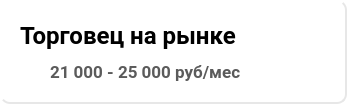
            <widget class="QFrame" name="miniCluster_10">
             <property name="minimumSize">
              <size>
               <width>347</width>
               <height>104</height>
              </size>
             </property>
             <property name="maximumSize">
              <size>
               <width>347</width>
               <height>104</height>
              </size>
             </property>
             <property name="styleSheet">
              <string notr="true">QFrame {
	border-right: 2px solid #E7E7E7;
	border-bottom: 2px solid #E7E7E7;
	border-radius: 10px;
	background-color: rgb(255, 255, 255);
}</string>
             </property>
             <layout class="QVBoxLayout" name="verticalLayout_11">
              <property name="spacing">
               <number>15</number>
              </property>
              <property name="leftMargin">
               <number>20</number>
              </property>
              <property name="topMargin">
               <number>20</number>
              </property>
              <property name="rightMargin">
               <number>20</number>
              </property>
              <property name="bottomMargin">
               <number>20</number>
              </property>
              <item alignment="Qt::AlignLeft">
               <widget class="QPushButton" name="nameButton_12">
                <property name="sizePolicy">
                 <sizepolicy hsizetype="Fixed" vsizetype="Fixed">
                  <horstretch>0</horstretch>
                  <verstretch>0</verstretch>
                 </sizepolicy>
                </property>
                <property name="minimumSize">
                 <size>
                  <width>0</width>
                  <height>30</height>
                 </size>
                </property>
                <property name="maximumSize">
                 <size>
                  <width>320</width>
                  <height>30</height>
                 </size>
                </property>
                <property name="palette">
                 <palette>
                  <active>
                   <colorrole role="Button">
                    <brush brushstyle="SolidPattern">
                     <color alpha="255">
                      <red>255</red>
                      <green>255</green>
                      <blue>255</blue>
                     </color>
                    </brush>
                   </colorrole>
                   <colorrole role="Base">
                    <brush brushstyle="SolidPattern">
                     <color alpha="255">
                      <red>255</red>
                      <green>255</green>
                      <blue>255</blue>
                     </color>
                    </brush>
                   </colorrole>
                   <colorrole role="Window">
                    <brush brushstyle="SolidPattern">
                     <color alpha="255">
                      <red>255</red>
                      <green>255</green>
                      <blue>255</blue>
                     </color>
                    </brush>
                   </colorrole>
                  </active>
                  <inactive>
                   <colorrole role="Button">
                    <brush brushstyle="SolidPattern">
                     <color alpha="255">
                      <red>255</red>
                      <green>255</green>
                      <blue>255</blue>
                     </color>
                    </brush>
                   </colorrole>
                   <colorrole role="Base">
                    <brush brushstyle="SolidPattern">
                     <color alpha="255">
                      <red>255</red>
                      <green>255</green>
                      <blue>255</blue>
                     </color>
                    </brush>
                   </colorrole>
                   <colorrole role="Window">
                    <brush brushstyle="SolidPattern">
                     <color alpha="255">
                      <red>255</red>
                      <green>255</green>
                      <blue>255</blue>
                     </color>
                    </brush>
                   </colorrole>
                  </inactive>
                  <disabled>
                   <colorrole role="Button">
                    <brush brushstyle="SolidPattern">
                     <color alpha="255">
                      <red>255</red>
                      <green>255</green>
                      <blue>255</blue>
                     </color>
                    </brush>
                   </colorrole>
                   <colorrole role="Base">
                    <brush brushstyle="SolidPattern">
                     <color alpha="255">
                      <red>255</red>
                      <green>255</green>
                      <blue>255</blue>
                     </color>
                    </brush>
                   </colorrole>
                   <colorrole role="Window">
                    <brush brushstyle="SolidPattern">
                     <color alpha="255">
                      <red>255</red>
                      <green>255</green>
                      <blue>255</blue>
                     </color>
                    </brush>
                   </colorrole>
                  </disabled>
                 </palette>
                </property>
                <property name="font">
                 <font>
                  <family>Roboto</family>
                  <pointsize>18</pointsize>
                  <weight>75</weight>
                  <bold>true</bold>
                 </font>
                </property>
                <property name="layoutDirection">
                 <enum>Qt::LeftToRight</enum>
                </property>
                <property name="styleSheet">
                 <string notr="true">QPushButton {
	border: none;
}

QPushButton:hover {
	border-bottom: 4px solid #501EBC;
	border-radius: 2px;
}</string>
                </property>
                <property name="text">
                 <string>Торговец на рынке</string>
                </property>
               </widget>
              </item>
              <item>
               <layout class="QHBoxLayout" name="money_11">
                <property name="spacing">
                 <number>10</number>
                </property>
                <item>
                 <widget class="QPushButton" name="iconMoney_11">
                  <property name="minimumSize">
                   <size>
                    <width>20</width>
                    <height>20</height>
                   </size>
                  </property>
                  <property name="maximumSize">
                   <size>
                    <width>20</width>
                    <height>20</height>
                   </size>
                  </property>
                  <property name="styleSheet">
                   <string notr="true">QAbstractButton {
	border: none;
	image: url(:/Icons/Icons And Logo/Wallet_grey.png);
}</string>
                  </property>
                  <property name="text">
                   <string/>
                  </property>
                  <property name="iconSize">
                   <size>
                    <width>24</width>
                    <height>24</height>
                   </size>
                  </property>
                  <property name="shortcut">
                   <string/>
                  </property>
                 </widget>
                </item>
                <item>
                 <widget class="QLabel" name="textMoney_11">
                  <property name="maximumSize">
                   <size>
                    <width>16777215</width>
                    <height>20</height>
                   </size>
                  </property>
                  <property name="palette">
                   <palette>
                    <active>
                     <colorrole role="WindowText">
                      <brush brushstyle="SolidPattern">
                       <color alpha="255">
                        <red>91</red>
                        <green>91</green>
                        <blue>91</blue>
                       </color>
                      </brush>
                     </colorrole>
                     <colorrole role="Button">
                      <brush brushstyle="SolidPattern">
                       <color alpha="255">
                        <red>255</red>
                        <green>255</green>
                        <blue>255</blue>
                       </color>
                      </brush>
                     </colorrole>
                     <colorrole role="Text">
                      <brush brushstyle="SolidPattern">
                       <color alpha="255">
                        <red>91</red>
                        <green>91</green>
                        <blue>91</blue>
                       </color>
                      </brush>
                     </colorrole>
                     <colorrole role="ButtonText">
                      <brush brushstyle="SolidPattern">
                       <color alpha="255">
                        <red>91</red>
                        <green>91</green>
                        <blue>91</blue>
                       </color>
                      </brush>
                     </colorrole>
                     <colorrole role="Base">
                      <brush brushstyle="SolidPattern">
                       <color alpha="255">
                        <red>255</red>
                        <green>255</green>
                        <blue>255</blue>
                       </color>
                      </brush>
                     </colorrole>
                     <colorrole role="Window">
                      <brush brushstyle="SolidPattern">
                       <color alpha="255">
                        <red>255</red>
                        <green>255</green>
                        <blue>255</blue>
                       </color>
                      </brush>
                     </colorrole>
                    </active>
                    <inactive>
                     <colorrole role="WindowText">
                      <brush brushstyle="SolidPattern">
                       <color alpha="255">
                        <red>91</red>
                        <green>91</green>
                        <blue>91</blue>
                       </color>
                      </brush>
                     </colorrole>
                     <colorrole role="Button">
                      <brush brushstyle="SolidPattern">
                       <color alpha="255">
                        <red>255</red>
                        <green>255</green>
                        <blue>255</blue>
                       </color>
                      </brush>
                     </colorrole>
                     <colorrole role="Text">
                      <brush brushstyle="SolidPattern">
                       <color alpha="255">
                        <red>91</red>
                        <green>91</green>
                        <blue>91</blue>
                       </color>
                      </brush>
                     </colorrole>
                     <colorrole role="ButtonText">
                      <brush brushstyle="SolidPattern">
                       <color alpha="255">
                        <red>91</red>
                        <green>91</green>
                        <blue>91</blue>
                       </color>
                      </brush>
                     </colorrole>
                     <colorrole role="Base">
                      <brush brushstyle="SolidPattern">
                       <color alpha="255">
                        <red>255</red>
                        <green>255</green>
                        <blue>255</blue>
                       </color>
                      </brush>
                     </colorrole>
                     <colorrole role="Window">
                      <brush brushstyle="SolidPattern">
                       <color alpha="255">
                        <red>255</red>
                        <green>255</green>
                        <blue>255</blue>
                       </color>
                      </brush>
                     </colorrole>
                    </inactive>
                    <disabled>
                     <colorrole role="WindowText">
                      <brush brushstyle="SolidPattern">
                       <color alpha="255">
                        <red>91</red>
                        <green>91</green>
                        <blue>91</blue>
                       </color>
                      </brush>
                     </colorrole>
                     <colorrole role="Button">
                      <brush brushstyle="SolidPattern">
                       <color alpha="255">
                        <red>255</red>
                        <green>255</green>
                        <blue>255</blue>
                       </color>
                      </brush>
                     </colorrole>
                     <colorrole role="Text">
                      <brush brushstyle="SolidPattern">
                       <color alpha="255">
                        <red>91</red>
                        <green>91</green>
                        <blue>91</blue>
                       </color>
                      </brush>
                     </colorrole>
                     <colorrole role="ButtonText">
                      <brush brushstyle="SolidPattern">
                       <color alpha="255">
                        <red>91</red>
                        <green>91</green>
                        <blue>91</blue>
                       </color>
                      </brush>
                     </colorrole>
                     <colorrole role="Base">
                      <brush brushstyle="SolidPattern">
                       <color alpha="255">
                        <red>255</red>
                        <green>255</green>
                        <blue>255</blue>
                       </color>
                      </brush>
                     </colorrole>
                     <colorrole role="Window">
                      <brush brushstyle="SolidPattern">
                       <color alpha="255">
                        <red>255</red>
                        <green>255</green>
                        <blue>255</blue>
                       </color>
                      </brush>
                     </colorrole>
                    </disabled>
                   </palette>
                  </property>
                  <property name="font">
                   <font>
                    <family>Roboto</family>
                    <pointsize>13</pointsize>
                    <weight>75</weight>
                    <bold>true</bold>
                   </font>
                  </property>
                  <property name="styleSheet">
                   <string notr="true">border: none;
color: #5B5B5B;</string>
                  </property>
                  <property name="text">
                   <string>21 000 - 25 000 руб/мес</string>
                  </property>
                 </widget>
                </item>
               </layout>
              </item>
             </layout>
            </widget>
